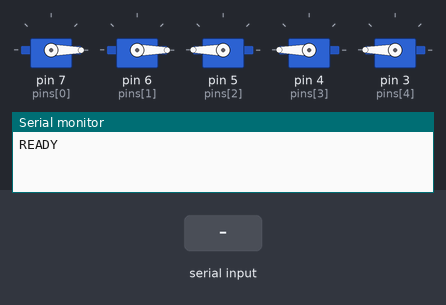
Simulated run of this sketch. Board: Arduino Uno, built with avr-gcc and run on an emulated ATmega328P. On the bench: 5 × servo, the last lines printed to the serial monitor. Inputs (shaded band) come from the test bench.

Above: at 1.3 s.
1.4 s: ",\n" received over Serial
At 2.4 s:
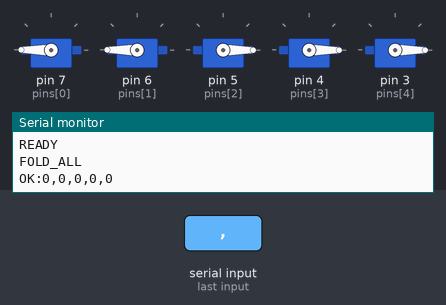
2.9 s: "1\n" received over Serial
At 3.35 s:
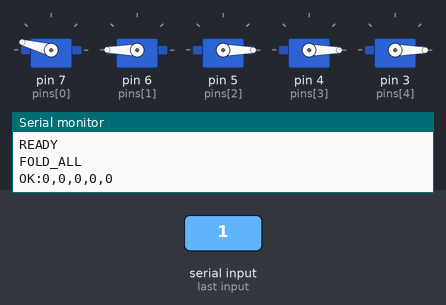
At 3.95 s:
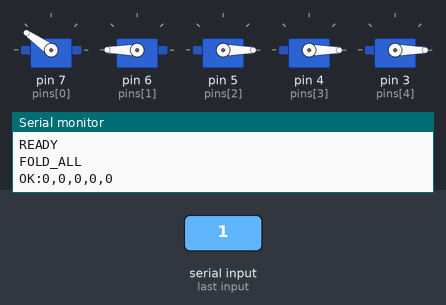
5.9 s: "90,45\n" received over Serial
Timing chart, 0 to 9.9 s (numbered marks = the images above; inputs shaded):
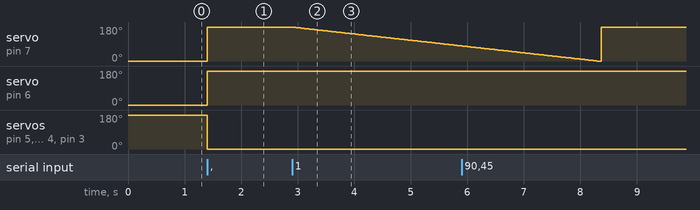

The sketch:

hand_servo.ino
```cpp
#include <Servo.h>

Servo servos[5];
int pins[5] = {7, 6, 5, 4, 3};
int lastState[5] = {0, 0, 0, 0, 0}; // Track previous state

void setup() {
  Serial.begin(9600);
  delay(100);

  for (int i = 0; i < 5; i++) {
    servos[i].attach(pins[i]);
  }

  // Start with all servos OPEN
  openAllFingers();

  Serial.println("READY");
}

void openAllFingers() {
  // Pin 7, 6 (anticlockwise): 0° = open
  servos[0].write(0);
  servos[1].write(0);

  // Pin 5 (normal): 180° = open
  servos[2].write(180);

  // Pin 4 (clockwise): 180° = open
  servos[3].write(180);

  // Pin 3 (normal): 180° = open
  servos[4].write(180);
}

void foldAllFingers() {
  // Pin 7, 6 (anticlockwise): 180° = fold
  servos[0].write(180);
  servos[1].write(180);

  // Pin 5 (normal): 0° = fold
  servos[2].write(0);

  // Pin 4 (clockwise): 0° = fold
  servos[3].write(0);

  // Pin 3 (normal): 0° = fold
  servos[4].write(0);
}

void controlFinger(int index, int state) {
  int targetAngle;

  if (index == 0 || index == 1) {
    // Pin 7, 6 (anticlockwise): 1=open(0°), 0=fold(180°)
    targetAngle = state == 1 ? 0 : 180;
    moveServoSmooth(index, targetAngle, 30); // 30ms steps for smooth movement
  } else if (index == 3) {
    // Pin 4 (clockwise): 1=open(180°), 0=fold(0°) - SLOWER to reduce noise
    targetAngle = state == 1 ? 180 : 0;
    moveServoSmooth(index, targetAngle, 50); // 50ms steps = slower, less noise
  } else {
    // Pin 5, 3 (normal): 1=open(180°), 0=fold(0°)
    targetAngle = state == 1 ? 180 : 0;
    moveServoSmooth(index, targetAngle, 30);
  }
}

void moveServoSmooth(int servoIndex, int targetAngle, int stepDelay) {
  int currentAngle = servos[servoIndex].read();
  int step = (currentAngle < targetAngle) ? 1 : -1;

  while (currentAngle != targetAngle) {
    currentAngle += step;
    servos[servoIndex].write(currentAngle);
    delay(stepDelay);
  }
}

void loop() {
  if (Serial.available()) {
    String data = Serial.readStringUntil('\n');
    data.trim();

    if (data.length() == 0) return;

    int values[5] = {0, 0, 0, 0, 0};
    int index = 0;
    int lastPos = 0;

    for (int i = 0; i <= data.length(); i++) {
      if (i == data.length() || data[i] == ',') {
        String token = data.substring(lastPos, i);
        if (index < 5) {
          values[index] = token.toInt();
        }
        lastPos = i + 1;
        index++;
      }
    }

    // Count open and closed fingers
    int openCount = 0;
    for (int i = 0; i < 5; i++) {
      if (values[i] == 1) openCount++;
    }

    // All folded (0 open fingers)
    if (openCount == 0) {
      Serial.println("FOLD_ALL");
      foldAllFingers();
    }
    // All open (5 open fingers)
    else if (openCount == 5) {
      Serial.println("OPEN_ALL");
      openAllFingers();
    }
    // Individual fingers control
    else {
      // Only update fingers that changed
      for (int i = 0; i < 5; i++) {
        if (values[i] != lastState[i]) {
          controlFinger(i, values[i]);
          delay(50); // Small delay between servo updates
        }
      }
    }

    // Update last state
    for (int i = 0; i < 5; i++) {
      lastState[i] = values[i];
    }

    Serial.print("OK:");
    for (int i = 0; i < 5; i++) {
      Serial.print(values[i]);
      if (i < 4) Serial.print(",");
    }
    Serial.println();
  }
}
```

Measured:
- after the input at 1.4 s, servo on pin 7 (pins[0]), servo on pin 6 (pins[1]): 0° → 180° at once; servo on pin 5 (pins[2]), servo on pin 4 (pins[3]), servo on pin 3 (pins[4]): 180° → 0° at once
- after the input at 2.9 s, servo on pin 7 (pins[0]): moves from 180° to 80° over 3.0 s, starting at once
